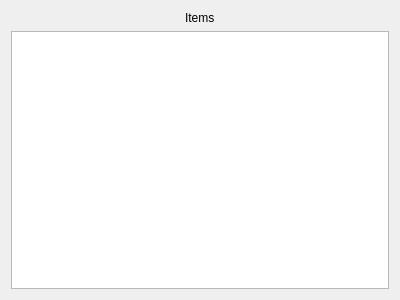
<?xml version="1.0" encoding="UTF-8"?>
<ui version="4.0">
 <class>ItemsView</class>
 <widget class="QWidget" name="ItemsView">
  <property name="geometry">
   <rect>
    <x>0</x>
    <y>0</y>
    <width>400</width>
    <height>300</height>
   </rect>
  </property>
  <property name="windowTitle">
   <string>Form</string>
  </property>
  <layout class="QGridLayout" name="gridLayout">
   <item row="0" column="0" alignment="Qt::AlignHCenter">
    <widget class="QLabel" name="label">
     <property name="text">
      <string>Items</string>
     </property>
    </widget>
   </item>
   <item row="1" column="0">
    <widget class="QTableWidget" name="table">
     <property name="selectionMode">
      <enum>QAbstractItemView::NoSelection</enum>
     </property>
     <attribute name="horizontalHeaderVisible">
      <bool>false</bool>
     </attribute>
     <attribute name="verticalHeaderVisible">
      <bool>false</bool>
     </attribute>
    </widget>
   </item>
  </layout>
 </widget>
 <resources/>
 <connections/>
</ui>
